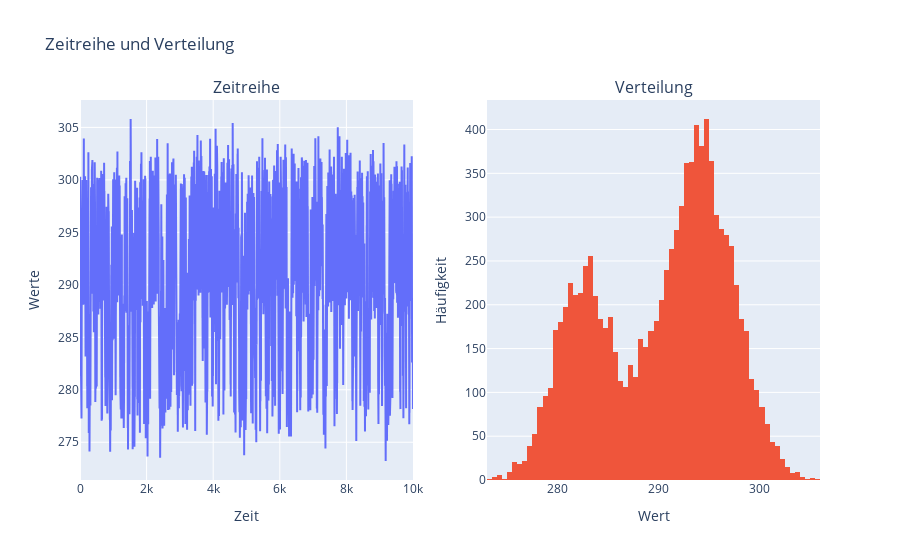

The cell this chart's notebook holds for it:
### Markdown cell above
EBM mit randomisierter Transmissivität und Albedo Parametrisierung

### Code cell
# Run the simulations and plot the results
yrs, Ts = ebm_ice_albedo_stochastic(289, Q=342, Cw=2*10**8, \
                                                     alpha=0.30, tau=0.608, years=10000)

# Plot the results
plot_line_hist(Ts)

### Figure 1 — Plotly figure (JSON) as saved in the notebook; plotly's stock layout.template omitted (floating-point values rounded to 4 significant figures; data arrays with more than 128 entries replaced by an {"elided": "..."} marker saying what was removed)
{"data": [{"mode": "lines", "name": "Zeitreihe", "type": "scatter", "x": {"elided": "10001 int values"}, "xaxis": "x", "y": {"elided": "10001 float values"}, "yaxis": "y"}, {"name": "Verteilung", "type": "histogram", "x": {"elided": "10001 float values"}, "xaxis": "x2", "yaxis": "y2"}], "layout": {"annotations": [{"font": {"size": 16}, "showarrow": false, "text": "Zeitreihe", "x": 0.225, "xanchor": "center", "xref": "paper", "y": 1, "yanchor": "bottom", "yref": "paper"}, {"font": {"size": 16}, "showarrow": false, "text": "Verteilung", "x": 0.775, "xanchor": "center", "xref": "paper", "y": 1, "yanchor": "bottom", "yref": "paper"}], "autosize": true, "showlegend": false, "title": {"text": "Zeitreihe und Verteilung"}, "xaxis": {"anchor": "y", "autorange": true, "domain": [0, 0.45], "range": [0, 10000], "title": {"text": "Zeit"}, "type": "linear"}, "xaxis2": {"anchor": "y2", "autorange": true, "domain": [0.55, 1], "range": [273, 306], "title": {"text": "Wert"}, "type": "linear"}, "yaxis": {"anchor": "x", "autorange": true, "domain": [0, 1], "range": [271.4, 307.6], "title": {"text": "Werte"}, "type": "linear"}, "yaxis2": {"anchor": "x2", "autorange": true, "domain": [0, 1], "range": [0, 433.7], "title": {"text": "Häufigkeit"}}}}
